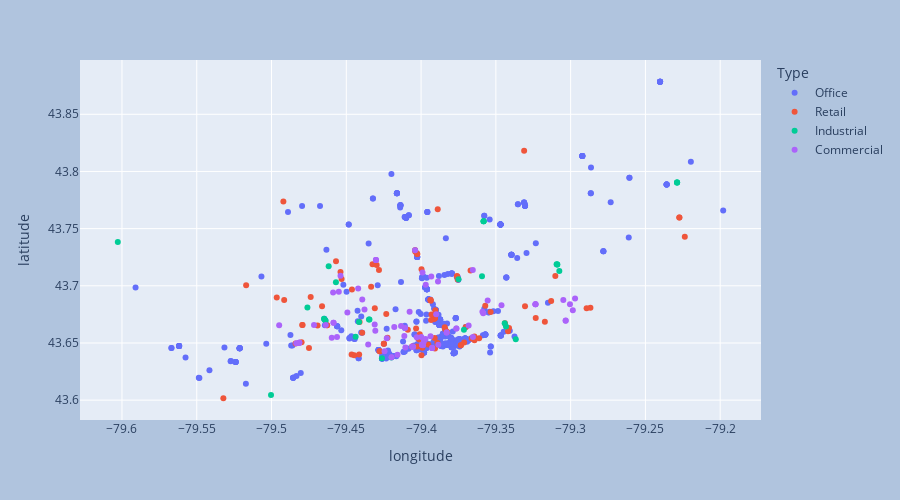

The notebook cell this image was saved under:
### Markdown cell above
We can see that the distributions for each type of space are centred near the same area. This indicates that the rent prices are consistent across the different types of spaces. That is, regardless of what type of space you are going to rent, the rent per squarefoot is similar to other types of spaces.
<br><br>
One interesting thing that we see from this plot is that for the 'Office' type, the distribution looks bimodal. In this context, it means that there are certain office spaces that charge more for rent compared to other types. Let's look at a scatterplot of the geographical coordinates of the spaces. The goal is to try to find where these more expensive office spaces are located. Below is the scatterplot coloured by the type of space. You can use your mouse to move the plot around and zoom in/out of areas.

### Code cell
fig = px.scatter(retail_gdf, x='longitude', y='latitude', color='Type', hover_data=['Rent/mo/sf'])

fig.update_layout(
    autosize=False,
    width=900,
    height=500,
    paper_bgcolor="LightSteelBlue",
)

fig.show()

### Figure 1 — Plotly figure (JSON) as saved in the notebook; plotly's stock layout.template omitted (floating-point values rounded to 4 significant figures; data arrays with more than 128 entries replaced by an {"elided": "..."} marker saying what was removed)
{"data": [{"customdata": {"elided": "517x1 float values"}, "hovertemplate": "Type=Office<br>longitude=%{x}<br>latitude=%{y}<br>Rent/mo/sf=%{customdata[0]}<extra></extra>", "legendgroup": "Office", "marker": {"color": "#636efa", "symbol": "circle"}, "mode": "markers", "name": "Office", "orientation": "v", "showlegend": true, "type": "scatter", "x": {"elided": "517 float values"}, "xaxis": "x", "y": {"elided": "517 float values"}, "yaxis": "y"}, {"customdata": [[2.26], [2.416], [7.333], [5.25], [2.32], [2.825], [2.75], [3.598], [1.917], [4.416], [3.037], [3.229], [3.167], [10.6], [10.6], [2.091], [5], [3.876], [11.08], [3.75], [4.583], [10.6], [4.403], [3.5], [4.211], [4.083], [2.667], [2.499], [3.75], [2.083], [5], [2.208], [4.333], [2.374], [3.75], [2.917], [3.333], [3.75], [2.778], [6], [3.178], [6], [4.583], [2.416], [4.583], [3.917], [2.917], [5], [2.916], [7], [3.5], [1.669], [2.083], [4.2], [3.636], [2.103], [8.571], [4.769], [4], [4.333], [2.277], [2.231], [4.11], [2.583], [1.408], [4.95], [3], [4.833], [2.499], [2.25], [5.714], [1.292], [3.07], [3.564], [5], [3.137], [5.401], [3.038], [2.36], [4.118], [4.553], [3.458], [3.333], [2.491], [4.541], [5.355], [1.731], [2.3], [2.698], [1.867], [1.425], [5.867], [2.286], [4.545], [5.75], [2], [4.048], [2.5]], "hovertemplate": "Type=Retail<br>longitude=%{x}<br>latitude=%{y}<br>Rent/mo/sf=%{customdata[0]}<extra></extra>", "legendgroup": "Retail", "marker": {"color": "#EF553B", "symbol": "circle"}, "mode": "markers", "name": "Retail", "orientation": "v", "showlegend": true, "type": "scatter", "x": [-79.34, -79.34, -79.39, -79.37, -79.39, -79.47, -79.47, -79.53, -79.52, -79.29, -79.44, -79.49, -79.46, -79.39, -79.39, -79.48, -79.46, -79.22, -79.39, -79.41, -79.37, -79.39, -79.33, -79.46, -79.4, -79.4, -79.43, -79.39, -79.39, -79.38, -79.4, -79.23, -79.39, -79.23, -79.43, -79.37, -79.39, -79.43, -79.48, -79.4, -79.36, -79.45, -79.34, -79.38, -79.37, -79.45, -79.44, -79.4, -79.32, -79.36, -79.42, -79.5, -79.44, -79.48, -79.31, -79.42, -79.4, -79.38, -79.36, -79.35, -79.4, -79.43, -79.43, -79.4, -79.38, -79.39, -79.42, -79.4, -79.37, -79.39, -79.39, -79.31, -79.43, -79.38, -79.38, -79.36, -79.38, -79.4, -79.42, -79.45, -79.39, -79.4, -79.44, -79.32, -79.4, -79.39, -79.4, -79.33, -79.45, -79.49, -79.47, -79.48, -79.29, -79.41, -79.37, -79.47, -79.4, -79.43], "xaxis": "x", "y": [43.67, 43.66, 43.69, 43.65, 43.68, 43.68, 43.67, 43.6, 43.7, 43.68, 43.66, 43.77, 43.67, 43.67, 43.67, 43.67, 43.72, 43.74, 43.67, 43.65, 43.65, 43.67, 43.82, 43.67, 43.65, 43.64, 43.72, 43.69, 43.67, 43.66, 43.71, 43.76, 43.77, 43.76, 43.64, 43.71, 43.69, 43.64, 43.67, 43.66, 43.65, 43.71, 43.66, 43.71, 43.65, 43.71, 43.64, 43.65, 43.67, 43.68, 43.68, 43.69, 43.67, 43.65, 43.71, 43.65, 43.73, 43.71, 43.66, 43.68, 43.66, 43.71, 43.72, 43.73, 43.66, 43.68, 43.65, 43.73, 43.66, 43.65, 43.65, 43.69, 43.7, 43.66, 43.71, 43.65, 43.66, 43.65, 43.65, 43.64, 43.65, 43.73, 43.64, 43.67, 43.65, 43.67, 43.65, 43.68, 43.7, 43.69, 43.69, 43.65, 43.68, 43.66, 43.65, 43.65, 43.65, 43.68], "yaxis": "y"}, {"customdata": [[1.5], [1.5], [2.5], [1.583], [1.75], [2.583], [1.625], [2.421], [2.6], [1.833], [2.26], [4.745], [6.077], [1.375], [1.375], [1.375], [1.772], [1.772], [1.208], [2.523], [2.083], [1.772], [1.225], [2.651], [2.889], [2.536], [1.667], [4.333], [1.833], [1.879]], "hovertemplate": "Type=Industrial<br>longitude=%{x}<br>latitude=%{y}<br>Rent/mo/sf=%{customdata[0]}<extra></extra>", "legendgroup": "Industrial", "marker": {"color": "#00cc96", "symbol": "circle"}, "mode": "markers", "name": "Industrial", "orientation": "v", "showlegend": true, "type": "scatter", "x": [-79.31, -79.31, -79.34, -79.31, -79.46, -79.34, -79.46, -79.46, -79.44, -79.5, -79.34, -79.37, -79.37, -79.23, -79.23, -79.23, -79.36, -79.36, -79.46, -79.43, -79.31, -79.36, -79.6, -79.43, -79.36, -79.48, -79.46, -79.42, -79.44, -79.43], "xaxis": "x", "y": [43.72, 43.72, 43.65, 43.72, 43.67, 43.66, 43.67, 43.67, 43.67, 43.6, 43.67, 43.71, 43.66, 43.79, 43.79, 43.79, 43.76, 43.76, 43.72, 43.67, 43.71, 43.76, 43.74, 43.67, 43.71, 43.68, 43.7, 43.64, 43.66, 43.64], "yaxis": "y"}, {"customdata": [[4.754], [7.273], [4.545], [5.417], [3.162], [7.273], [2.649], [2.903], [3.116], [2.542], [2.104], [2.792], [4.154], [6.041], [4.172], [3.721], [1.747], [2.583], [2.504], [6.395], [6.887], [3.444], [11.96], [6.395], [2.965], [6.395], [6.261], [4.919], [3.905], [2.324], [3.061], [2.449], [3.623], [2.495], [3.355], [3.013], [1.942], [1.812], [6.395], [5.217], [2.678], [2.296], [2.595], [5.051], [1.731], [2.595], [1.876], [3.639], [3.348], [1.699], [3.278], [3.75], [4.039], [4.081], [2.695], [2.514], [5.49], [2.246], [3.28], [2.087], [3.793], [2.207], [3.89], [3.793], [3.214], [2.678], [2.984], [3.376], [2.678], [2.686], [3.244], [4.919], [4.039], [4.696], [1.241], [3.441], [3.444]], "hovertemplate": "Type=Commercial<br>longitude=%{x}<br>latitude=%{y}<br>Rent/mo/sf=%{customdata[0]}<extra></extra>", "legendgroup": "Commercial", "marker": {"color": "#ab63fa", "symbol": "circle"}, "mode": "markers", "name": "Commercial", "orientation": "v", "showlegend": true, "type": "scatter", "x": [-79.4, -79.4, -79.41, -79.41, -79.4, -79.4, -79.36, -79.42, -79.3, -79.37, -79.36, -79.36, -79.44, -79.4, -79.3, -79.39, -79.4, -79.41, -79.32, -79.48, -79.44, -79.38, -79.42, -79.48, -79.46, -79.48, -79.46, -79.43, -79.42, -79.39, -79.3, -79.43, -79.37, -79.3, -79.43, -79.46, -79.3, -79.37, -79.48, -79.4, -79.43, -79.48, -79.45, -79.41, -79.39, -79.47, -79.45, -79.42, -79.41, -79.46, -79.38, -79.41, -79.39, -79.39, -79.32, -79.32, -79.41, -79.39, -79.42, -79.4, -79.38, -79.46, -79.38, -79.4, -79.44, -79.41, -79.35, -79.44, -79.43, -79.46, -79.42, -79.46, -79.39, -79.4, -79.39, -79.3, -79.49], "xaxis": "x", "y": [43.65, 43.65, 43.65, 43.65, 43.65, 43.65, 43.68, 43.66, 43.68, 43.71, 43.69, 43.68, 43.7, 43.66, 43.67, 43.7, 43.7, 43.68, 43.68, 43.65, 43.65, 43.66, 43.64, 43.65, 43.67, 43.65, 43.65, 43.66, 43.64, 43.65, 43.68, 43.72, 43.66, 43.69, 43.67, 43.67, 43.69, 43.67, 43.65, 43.65, 43.72, 43.65, 43.68, 43.65, 43.65, 43.67, 43.71, 43.64, 43.66, 43.69, 43.66, 43.66, 43.65, 43.68, 43.68, 43.68, 43.65, 43.66, 43.64, 43.73, 43.66, 43.69, 43.66, 43.65, 43.68, 43.66, 43.68, 43.69, 43.72, 43.67, 43.65, 43.66, 43.65, 43.71, 43.71, 43.67, 43.67], "yaxis": "y"}], "layout": {"autosize": false, "height": 500, "legend": {"title": {"text": "Type"}, "tracegroupgap": 0}, "margin": {"t": 60}, "paper_bgcolor": "LightSteelBlue", "width": 900, "xaxis": {"anchor": "y", "domain": [0, 1], "title": {"text": "longitude"}}, "yaxis": {"anchor": "x", "domain": [0, 1], "title": {"text": "latitude"}}}}
